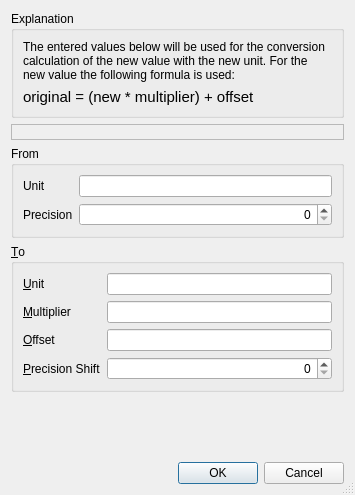
<?xml version="1.0" encoding="UTF-8"?>
<ui version="4.0">
 <class>sf::ConversionDialog</class>
 <widget class="QDialog" name="sf::ConversionDialog">
  <property name="geometry">
   <rect>
    <x>0</x>
    <y>0</y>
    <width>355</width>
    <height>495</height>
   </rect>
  </property>
  <property name="windowTitle">
   <string>Unit Conversion</string>
  </property>
  <property name="sizeGripEnabled">
   <bool>true</bool>
  </property>
  <layout class="QVBoxLayout" name="verticalLayout">
   <item>
    <widget class="QGroupBox" name="groupBox_2">
     <property name="title">
      <string>Explanation</string>
     </property>
     <layout class="QVBoxLayout" name="verticalLayout_2">
      <item>
       <widget class="QLabel" name="lblInformation">
        <property name="text">
         <string>The entered values below will be used for the conversion calculation of the new value with the new unit. For the new value the following formula is used:</string>
        </property>
        <property name="wordWrap">
         <bool>true</bool>
        </property>
       </widget>
      </item>
      <item>
       <widget class="QLabel" name="lblFormula">
        <property name="font">
         <font>
          <pointsize>11</pointsize>
         </font>
        </property>
        <property name="text">
         <string>original = (new * multiplier) + offset</string>
        </property>
       </widget>
      </item>
     </layout>
    </widget>
   </item>
   <item>
    <widget class="QLabel" name="lblMessage">
     <property name="toolTip">
      <string>Error message</string>
     </property>
     <property name="frameShape">
      <enum>QFrame::StyledPanel</enum>
     </property>
     <property name="text">
      <string/>
     </property>
    </widget>
   </item>
   <item>
    <widget class="QGroupBox" name="gbUnits">
     <property name="title">
      <string>From</string>
     </property>
     <layout class="QFormLayout" name="formLayout">
      <item row="0" column="0">
       <widget class="QLabel" name="lblFromUnit">
        <property name="text">
         <string>Unit</string>
        </property>
        <property name="buddy">
         <cstring>leFromUnit</cstring>
        </property>
       </widget>
      </item>
      <item row="0" column="1">
       <widget class="QLineEdit" name="leFromUnit"/>
      </item>
      <item row="1" column="0">
       <widget class="QLabel" name="lblFromPrecision">
        <property name="toolTip">
         <string>Precision shift of the from unit.</string>
        </property>
        <property name="text">
         <string>Precision</string>
        </property>
        <property name="buddy">
         <cstring>sbFromPrecision</cstring>
        </property>
       </widget>
      </item>
      <item row="1" column="1">
       <widget class="QSpinBox" name="sbFromPrecision">
        <property name="alignment">
         <set>Qt::AlignRight|Qt::AlignTrailing|Qt::AlignVCenter</set>
        </property>
       </widget>
      </item>
     </layout>
    </widget>
   </item>
   <item>
    <widget class="QGroupBox" name="groupBox">
     <property name="title">
      <string>&amp;To</string>
     </property>
     <layout class="QFormLayout" name="formLayout_2">
      <item row="1" column="0">
       <widget class="QLabel" name="lblMultiplier">
        <property name="text">
         <string>&amp;Multiplier</string>
        </property>
        <property name="buddy">
         <cstring>leMultiplier</cstring>
        </property>
       </widget>
      </item>
      <item row="1" column="1">
       <widget class="QLineEdit" name="leMultiplier">
        <property name="toolTip">
         <string>Multiplier for the new value.</string>
        </property>
       </widget>
      </item>
      <item row="2" column="0">
       <widget class="QLabel" name="lblOffset">
        <property name="text">
         <string>&amp;Offset</string>
        </property>
        <property name="buddy">
         <cstring>leOffset</cstring>
        </property>
       </widget>
      </item>
      <item row="2" column="1">
       <widget class="QLineEdit" name="leOffset">
        <property name="toolTip">
         <string>Offset given after multiplication for the new value.</string>
        </property>
       </widget>
      </item>
      <item row="3" column="0">
       <widget class="QLabel" name="lblPrecisionShift">
        <property name="toolTip">
         <string>Precision shift of the from unit.</string>
        </property>
        <property name="text">
         <string>&amp;Precision Shift</string>
        </property>
        <property name="buddy">
         <cstring>lblPrecisionShift</cstring>
        </property>
       </widget>
      </item>
      <item row="0" column="0">
       <widget class="QLabel" name="lblToUnit">
        <property name="text">
         <string>&amp;Unit</string>
        </property>
        <property name="buddy">
         <cstring>leToUnit</cstring>
        </property>
       </widget>
      </item>
      <item row="0" column="1">
       <widget class="QLineEdit" name="leToUnit"/>
      </item>
      <item row="3" column="1">
       <widget class="QSpinBox" name="sbPrecisionShift">
        <property name="alignment">
         <set>Qt::AlignRight|Qt::AlignTrailing|Qt::AlignVCenter</set>
        </property>
       </widget>
      </item>
     </layout>
    </widget>
   </item>
   <item>
    <spacer name="verticalSpacer">
     <property name="orientation">
      <enum>Qt::Vertical</enum>
     </property>
     <property name="sizeHint" stdset="0">
      <size>
       <width>20</width>
       <height>40</height>
      </size>
     </property>
    </spacer>
   </item>
   <item>
    <widget class="QDialogButtonBox" name="buttonBox">
     <property name="standardButtons">
      <set>QDialogButtonBox::Cancel|QDialogButtonBox::Ok</set>
     </property>
    </widget>
   </item>
  </layout>
 </widget>
 <tabstops>
  <tabstop>leFromUnit</tabstop>
  <tabstop>sbFromPrecision</tabstop>
  <tabstop>leToUnit</tabstop>
  <tabstop>leMultiplier</tabstop>
  <tabstop>leOffset</tabstop>
  <tabstop>sbPrecisionShift</tabstop>
 </tabstops>
 <resources/>
 <connections/>
</ui>
